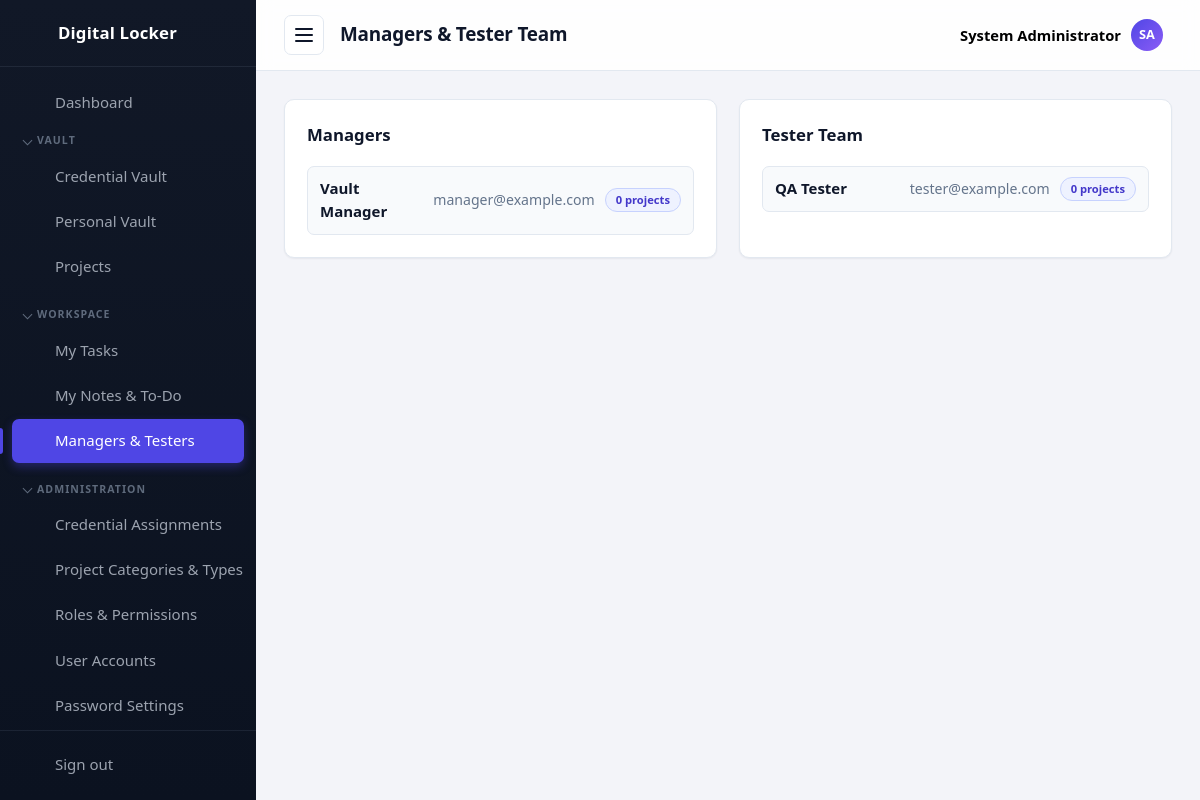
Page /team/index.php (signed in) on the committed database.
### tables this page shows
CREATE TABLE settings (
  id          INT UNSIGNED AUTO_INCREMENT PRIMARY KEY,
  setting_key VARCHAR(60) NOT NULL UNIQUE,
  setting_value TEXT NULL
);

CREATE TABLE users (
  id            INT UNSIGNED AUTO_INCREMENT PRIMARY KEY,
  username      VARCHAR(50)  NOT NULL UNIQUE,
  email         VARCHAR(120) NOT NULL UNIQUE,
  full_name     VARCHAR(120) NOT NULL DEFAULT '',
  password_hash VARCHAR(255) NOT NULL,
  is_active     TINYINT(1)   NOT NULL DEFAULT 1,
  last_login    DATETIME     NULL,
  created_at    TIMESTAMP DEFAULT CURRENT_TIMESTAMP
);

### includes/functions.php (called while the page is built, shortened)
<?php
function assetUrl(string $relativePath): string
{
    $relativePath = '/' . ltrim($relativePath, '/');
    $diskPath = __DIR__ . '/..' . $relativePath;
    $version = is_file($diskPath) ? filemtime($diskPath) : time();
    return BASE_URL . $relativePath . '?v=' . $version;
}
function e(?string $value): string
{
    return htmlspecialchars((string) $value, ENT_QUOTES, 'UTF-8');
}
function setting(string $key, ?string $default = null): ?string
{
    global $db;
    static $cache = null;
    if ($cache === null) {
        $cache = [];
        try {
            $rows = $db->query('SELECT setting_key, setting_value FROM settings')->fetchAll();
            foreach ($rows as $row) {
                $cache[$row['setting_key']] = $row['setting_value'];
            }
        } catch (Throwable $e) {
            return $default;
        }
    }
    return $cache[$key] ?? $default;
}
function appName(): string
{
    return setting('app_name') ?: 'Digital Locker';
}
function pageTitle(string $title): string
{
    return $title . ' | ' . appName();
}

### includes/auth.php (called while the page is built, shortened)
<?php
function currentUser(): ?array
{
    return $_SESSION['user'] ?? null;
}
function isLoggedIn(): bool
{
    return !empty($_SESSION['user']['id']);
}
function userPermissions(): array
{
    static $permissions = null;
    if ($permissions !== null) {
        return $permissions;
    }
    global $db;
    $permissions = [];
    $stmt = $db->prepare(
        'SELECT DISTINCT rp.permission
           FROM role_permissions rp
           JOIN user_roles ur ON ur.role_id = rp.role_id
          WHERE ur.user_id = :uid'
    );
    $stmt->execute(['uid' => $_SESSION['user']['id']]);
    foreach ($stmt->fetchAll() as $row) {
        $permissions[] = $row['permission'];
    }
    return $permissions;
}
function hasPermission(string $permission): bool
{
    return in_array($permission, userPermissions(), true);
}
function userRoleNames(): array
{
    static $roles = null;
    if ($roles !== null) {
        return $roles;
    }
    global $db;
    $stmt = $db->prepare(
        'SELECT r.name, r.id
           FROM roles r
           JOIN user_roles ur ON ur.role_id = r.id
          WHERE ur.user_id = :uid'
    );
    $stmt->execute(['uid' => $_SESSION['user']['id']]);
    $roles = $stmt->fetchAll();
    return $roles;
}
function isAdministrator(): bool
{
    foreach (userRoleNames() as $role) {
        if ($role['name'] === 'Administrator') {
            return true;
        }
    }
    return false;
}

### team/index.php (the view, shortened to what this page needs)
<?php
require_once __DIR__ . '/../includes/init.php';
$isAdmin = isAdministrator();
$isManager = !$isAdmin && hasPermission('tasks.manage');
$myUserId = (int) currentUser()['id'];
$activePage = 'team';
if ($isAdmin) {
    $pageTitle = 'Managers & Tester Team';
    $managers = $db->query(
        "SELECT u.id, u.username, u.full_name, u.email,
                (SELECT COUNT(*) FROM project_members pm WHERE pm.user_id = u.id AND pm.project_role = 'manager') AS project_count
           FROM users u
           JOIN user_roles ur ON ur.user_id = u.id
           JOIN roles r ON r.id = ur.role_id
          WHERE r.name = 'Manager' AND u.is_active = 1
          ORDER BY u.full_name"
    )->fetchAll();
    $testers = $db->query(
        "SELECT u.id, u.username, u.full_name, u.email,
                (SELECT COUNT(*) FROM project_members pm WHERE pm.user_id = u.id AND pm.project_role = 'tester') AS project_count
           FROM users u
           JOIN user_roles ur ON ur.user_id = u.id
           JOIN roles r ON r.id = ur.role_id
          WHERE r.name = 'Tester' AND u.is_active = 1
          ORDER BY u.full_name"
    )->fetchAll();
} elseif ($isManager) {
    $pageTitle = 'My Team';
    $teammates = projectTeammates($myUserId, 'manager', 'tester');
} else {
    $pageTitle = 'Mentors';
    $mentors = projectTeammates($myUserId, 'tester', 'manager');
}
require __DIR__ . '/../includes/header.php';
?>
<?php if ($isAdmin): ?>
    <div class="grid grid--two">
        <div class="card">
            <div class="card__header"><h2 class="card__title">Managers</h2></div>
            <?php if ($managers): ?>
                <div class="team-list">
                    <?php foreach ($managers as $m): ?>
                        <div class="team-list__row">
                            <span class="team-list__name"><?= e($m['full_name'] ?: $m['username']) ?></span>
                            <span class="muted"><?= e($m['email']) ?></span>
                            <span class="badge badge--role"><?= (int) $m['project_count'] ?> project<?= (int) $m['project_count'] === 1 ? '' : 's' ?></span>
                        </div>
                    <?php endforeach; ?>
                </div>
            <?php else: ?>
                <p class="muted">No managers yet.</p>
            <?php endif; ?>
        </div>
        <div class="card">
            <div class="card__header"><h2 class="card__title">Tester Team</h2></div>
            <?php if ($testers): ?>
                <div class="team-list">
                    <?php foreach ($testers as $t): ?>
                        <div class="team-list__row">
                            <span class="team-list__name"><?= e($t['full_name'] ?: $t['username']) ?></span>
                            <span class="muted"><?= e($t['email']) ?></span>
                            <span class="badge badge--role"><?= (int) $t['project_count'] ?> project<?= (int) $t['project_count'] === 1 ? '' : 's' ?></span>
                        </div>
                    <?php endforeach; ?>
                </div>
            <?php else: ?>
                <p class="muted">No testers yet.</p>
            <?php endif; ?>
        </div>
    </div>
<?php endif; ?>
<?php require __DIR__ . '/../includes/footer.php'; ?>

### includes/header.php (shortened to what this page needs)
<?php
require_once __DIR__ . '/init.php';
$currentUser = currentUser();
function isActive(string $name, string $current): string
{
    return $name === $current ? ' active' : '';
}
function sidebarGroups(): array
{
    return [
        'vault' => ['label' => 'Vault', 'items' => [
            ['key' => 'passwords', 'href' => '/passwords/index.php', 'icon' => 'passwords', 'label' => 'Credential Vault', 'show' => hasPermission('passwords.view')],
            ['key' => 'personal', 'href' => '/personal/index.php', 'icon' => 'personal', 'label' => 'Personal Vault', 'show' => true],
            ['key' => 'projects', 'href' => '/projects/index.php', 'icon' => 'projects', 'label' => hasPermission('projects.manage') ? 'Projects' : 'My Projects', 'show' => hasPermission('projects.manage') || hasAnyProjectMembership()],
        ]],
        'workspace' => ['label' => 'Workspace', 'items' => [
            ['key' => 'tasks', 'href' => '/tasks/index.php', 'icon' => 'tasks', 'label' => 'My Tasks', 'show' => hasPermission('tasks.view')],
            ['key' => 'notes', 'href' => '/notes/index.php', 'icon' => 'notes', 'label' => 'My Notes & To-Do', 'show' => true],
            ['key' => 'team', 'href' => '/team/index.php', 'icon' => 'team', 'label' => isAdministrator() ? 'Managers & Testers' : (hasPermission('tasks.manage') ? 'My Team' : 'Mentors'), 'show' => true],
        ]],
        'administration' => ['label' => 'Administration', 'items' => [
            ['key' => 'assignments', 'href' => '/passwords/assignments.php', 'icon' => 'assignments', 'label' => 'Credential Assignments', 'show' => isAdministrator()],
            ['key' => 'categories', 'href' => '/categories/index.php', 'icon' => 'categories', 'label' => 'Project Categories & Types', 'show' => isAdministrator()],
            ['key' => 'roles', 'href' => '/roles/index.php', 'icon' => 'roles', 'label' => 'Roles &amp; Permissions', 'show' => hasPermission('roles.manage')],
            ['key' => 'users', 'href' => '/users/index.php', 'icon' => 'users', 'label' => 'User Accounts', 'show' => hasPermission('users.manage')],
            ['key' => 'settings', 'href' => '/settings/index.php', 'icon' => 'settings', 'label' => 'Password Settings', 'show' => hasPermission('settings.manage')],
        ]],
    ];
}
function initials(string $name): string
{
    $parts = preg_split('/\s+/', trim($name));
    $letters = array_map(static fn ($p) => mb_strtoupper(mb_substr($p, 0, 1)), array_filter($parts));
    return implode('', array_slice($letters, 0, 2)) ?: '?';
}
function navIcon(string $name): string
{
    $icons = [
        'dashboard' => '<path d="M3 3h8v8H3zM13 3h8v5h-8zM13 12h8v9h-8zM3 15h8v6H3z"/>',
        'passwords' => '<circle cx="8" cy="15" r="4"/><path d="M10.8 12.2L21 2M18 5l3 3M15.5 7.5l2 2"/>',
        'personal'  => '<circle cx="12" cy="8" r="4"/><path d="M4 21c0-4.4 3.6-7 8-7s8 2.6 8 7"/>',
        'export'    => '<path d="M12 3v12M8 11l4 4 4-4M4 17v3h16v-3"/>',
        'projects'  => '<path d="M3 7a2 2 0 0 1 2-2h4l2 2h8a2 2 0 0 1 2 2v9a2 2 0 0 1-2 2H5a2 2 0 0 1-2-2z"/>',
        'tasks'     => '<path d="M9 5H7a2 2 0 0 0-2 2v12a2 2 0 0 0 2 2h10a2 2 0 0 0 2-2V7a2 2 0 0 0-2-2h-2"/><rect x="9" y="3" width="6" height="4" rx="1"/><path d="M9 12l2 2 4-4"/>',
        'notes'     => '<path d="M6 3h9l5 5v13a1 1 0 0 1-1 1H6a1 1 0 0 1-1-1V4a1 1 0 0 1 1-1z"/><path d="M15 3v5h5M8 13h8M8 17h5"/>',
        'team'      => '<circle cx="9" cy="8" r="3.5"/><path d="M2.5 20c0-3.5 3-5.5 6.5-5.5s6.5 2 6.5 5.5M16 4.5a3.5 3.5 0 0 1 0 7M17.5 14.5c2.5.6 4 2.3 4 5.5"/>',
        'categories' => '<path d="M4 4h7v7H4zM13 4h7v7h-7zM4 13h7v7H4zM13 13h7v7h-7z"/>',
        'assignments' => '<circle cx="9" cy="7" r="4"/><path d="M2.5 21c0-4 3-6.5 6.5-6.5s6.5 2.5 6.5 6.5"/><path d="M17 8l2 2 4-4"/>',
        'roles'     => '<path d="M12 3l8 3v6c0 4.5-3.2 7.6-8 9-4.8-1.4-8-4.5-8-9V6z"/><path d="M9 12l2 2 4-4"/>',
        'users'     => '<circle cx="9" cy="8" r="3.5"/><path d="M2.5 20c0-3.5 3-5.5 6.5-5.5s6.5 2 6.5 5.5M16 4.5a3.5 3.5 0 0 1 0 7M17.5 14.5c2.5.6 4 2.3 4 5.5"/>',
        'settings'  => '<path d="M4 7h10M18 7h2M4 17h2M10 17h10"/><circle cx="16" cy="7" r="2.5"/><circle cx="8" cy="17" r="2.5"/>',
        'logout'    => '<path d="M14 4H5v16h9M10 12h11M18 8l4 4-4 4"/>',
        'lock'      => '<rect x="5" y="11" width="14" height="10" rx="2"/><path d="M8 11V8a4 4 0 0 1 8 0v3M12 15v3"/>',
    ];
    return '<svg class="icon" width="24" height="24" viewBox="0 0 24 24" fill="none" stroke="currentColor" stroke-width="2" stroke-linecap="round" stroke-linejoin="round" aria-hidden="true">' . ($icons[$name] ?? '') . '</svg>';
}
?>
<!DOCTYPE html>
<html lang="en">
<head>
    <title><?= e(pageTitle($pageTitle)) ?></title>
    <link rel="stylesheet" href="<?= e(assetUrl('/assets/css/style.css')) ?>">
</head>
<body data-autolock="<?= (int) setting('auto_lock_minutes', '0') ?>" data-confirm-reveal="<?= (int) setting('require_confirm_reveal', '0') ?>" data-lock-url="<?= e(BASE_URL . '/lock.php') ?>">
<div class="layout">
    <aside class="sidebar" id="sidebar">
        <a class="sidebar__brand" href="<?= BASE_URL ?>/dashboard.php" aria-label="<?= e(appName()) ?>">
            <?= navIcon('lock') ?>
            <span class="sidebar__brand-text"><?= e(appName()) ?></span>
        </a>
        <nav class="sidebar__nav" aria-label="Main navigation">
            <a class="sidebar__link<?= isActive('dashboard', $activePage) ?>" href="<?= BASE_URL ?>/dashboard.php">
                <?= navIcon('dashboard') ?>
                <span class="sidebar__link-text">Dashboard</span>
            </a>
            <?php foreach (sidebarGroups() as $navGroup):
                $navItems = array_filter($navGroup['items'], static fn ($it) => $it['show']);
            ?>
                <details class="sidebar__group" open>
                    <summary class="sidebar__group-label"><?= e($navGroup['label']) ?></summary>
                    <?php foreach ($navItems as $navItem): ?>
                        <a class="sidebar__link<?= isActive($navItem['key'], $activePage) ?>" href="<?= BASE_URL . $navItem['href'] ?>">
                            <?= navIcon($navItem['icon']) ?>
                            <span class="sidebar__link-text"><?= $navItem['label'] ?></span>
                        </a>
                    <?php endforeach; ?>
                </details>
            <?php endforeach; ?>
        </nav>
        <div class="sidebar__footer">
            <a class="sidebar__link" href="<?= BASE_URL ?>/logout.php">
                <?= navIcon('logout') ?>
                <span class="sidebar__link-text">Sign out</span>
            </a>
        </div>
    </aside>
    <div class="main">
        <header class="topbar">
            <button class="topbar__toggle" id="sidebar-toggle" aria-label="Toggle navigation" aria-expanded="true">
                <span></span><span></span><span></span>
            </button>
            <h1 class="topbar__title"><?= e($pageTitle) ?></h1>
            <div class="topbar__user" id="user-menu">
                <button type="button" class="topbar__user-btn" id="user-menu-toggle" aria-haspopup="true" aria-expanded="false">
                    <span class="topbar__user-name"><?= e($currentUser['full_name'] ?: $currentUser['username']) ?></span>
                    <span class="topbar__avatar"><?= e(initials($currentUser['full_name'] ?: $currentUser['username'])) ?></span>
                </button>
            </div>
        </header>
        <main class="content">

### rows in the picture
settings: setting_value "Digital Locker"
users: full_name "Vault Manager", email "manager@example.com", project_count "0"
users: full_name "QA Tester", email "tester@example.com", project_count "0"

### other values in the picture
$navGroup['label'] "VAULT"
$navItem['label'] "Credential Vault"
$navItem['label'] "Personal Vault"
$navItem['label'] "Projects"
$navGroup['label'] "WORKSPACE"
$navItem['label'] "My Tasks"
$navItem['label'] "My Notes & To-Do"
$navItem['label'] "Managers & Testers"
$navGroup['label'] "ADMINISTRATION"
$navItem['label'] "Credential Assignments"
$navItem['label'] "Project Categories & Types"
$navItem['label'] "Roles & Permissions"
$navItem['label'] "User Accounts"
$navItem['label'] "Password Settings"
$pageTitle "Managers & Tester Team"
